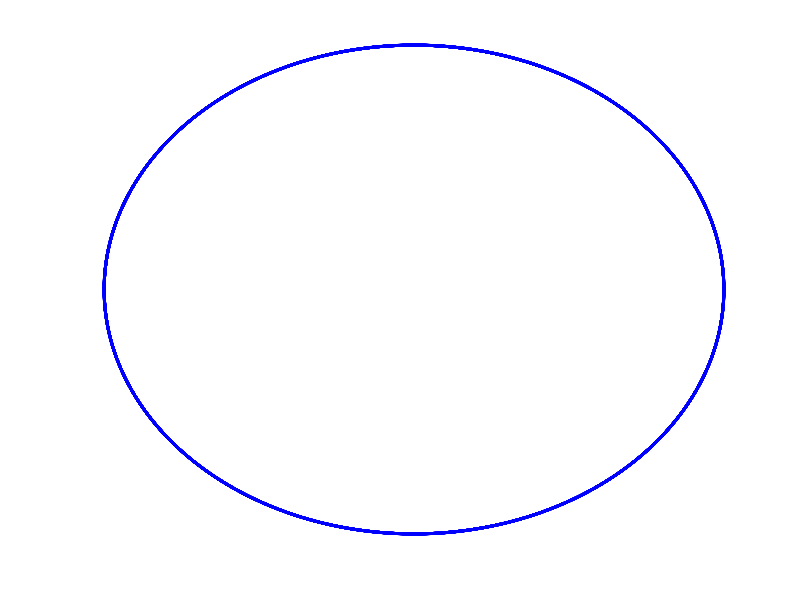
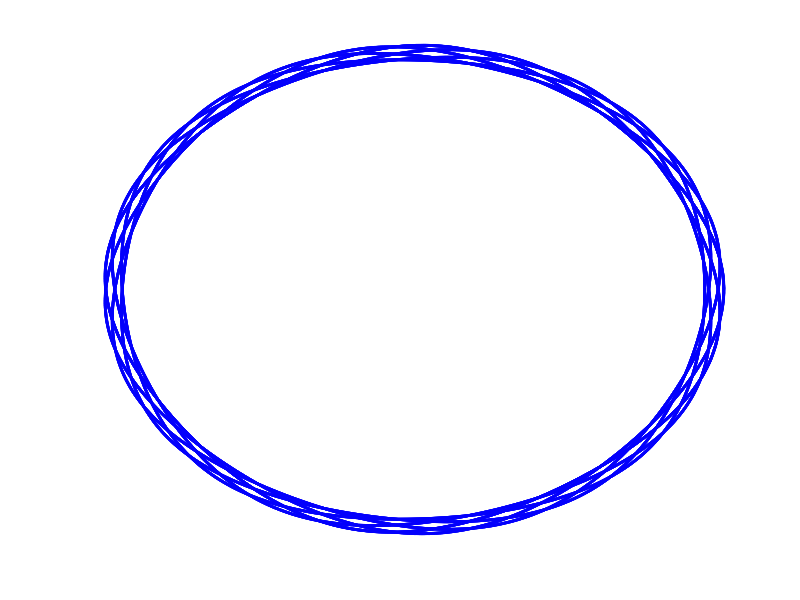
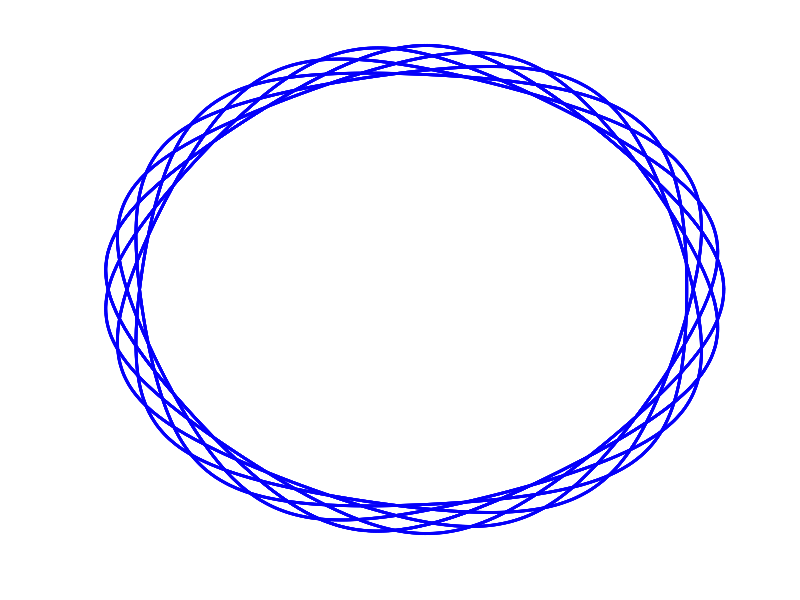
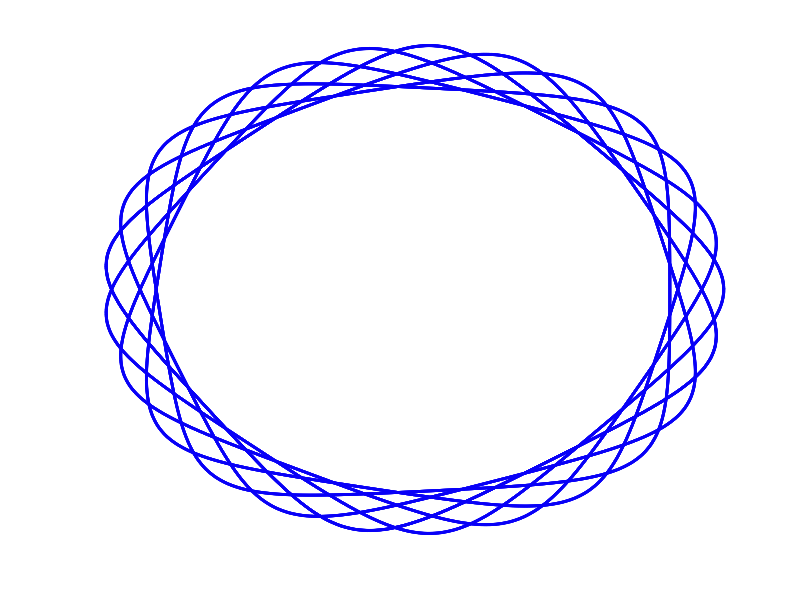

Recreate these plots in MATLAB, in order.
L = .27;
k = 1-3/20;

k = 1-1/20;

rep = 'results/spiro/';
[~,~] = mkdir(rep); 


t = 2*pi*linspace(0,25,2048);

Spiro = @(k,L)(1-k)*cos(t) + L*k*cos((1-k)/k*t) + 1i * ( (1-k)*sin(t) - L*k*sin((1-k)/k*t) );

Q = 100;
klist = 1-19/25 + 0*linspace(0.5,1,Q);
Llist = linspace(0,10,Q);
NN = @(x)x/max(abs(x(:)));

for i=1:Q
    c = (i-1)/(Q-1);
    clf;
    plot(NN(Spiro(klist(i),Llist(i))), 'LineWidth', 2, 'Color', [c 0 1-c]);
    axis([-1 1 -1 1]);
    axis off;
    drawnow;
    saveas(gcf, [rep 'spiro-' num2str(i) '.png'], 'png');
end
